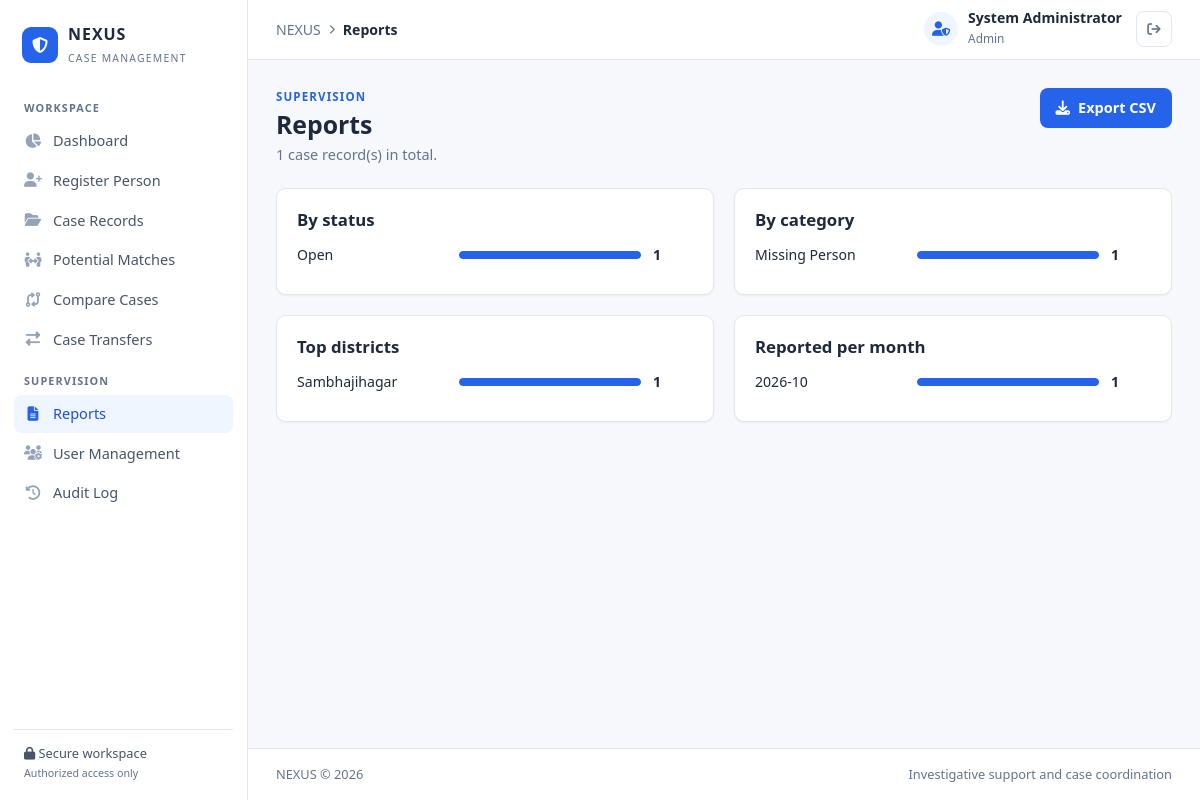
The app's page /reports (signed in) with its own data.
### tables this page shows
CREATE TABLE users (
    id INTEGER PRIMARY KEY AUTOINCREMENT,
    username TEXT NOT NULL UNIQUE,
    full_name TEXT NOT NULL,
    password_hash TEXT NOT NULL,
    role TEXT NOT NULL DEFAULT 'Officer',
    active INTEGER NOT NULL DEFAULT 1,
    must_change INTEGER NOT NULL DEFAULT 1,
    created_at TEXT NOT NULL DEFAULT CURRENT_TIMESTAMP
);

CREATE TABLE cases (
    id INTEGER PRIMARY KEY AUTOINCREMENT,
    case_number TEXT NOT NULL UNIQUE,
    case_reference TEXT,
    category TEXT NOT NULL DEFAULT 'Missing Person',
    full_name TEXT NOT NULL,
    age INTEGER,
    gender TEXT,
    height INTEGER,
    identifying_features TEXT,
    clothing TEXT,
    district TEXT NOT NULL,
    police_station TEXT,
    date_missing TEXT,
    date_reported TEXT,
    last_seen_location TEXT,
    notes TEXT,
    status TEXT NOT NULL DEFAULT 'Open',
    reported_by INTEGER REFERENCES users(id) ON DELETE SET NULL,
    created_at TEXT NOT NULL DEFAULT CURRENT_TIMESTAMP
);

### app.py (the view)
@app.route("/reports")
@roles_required("Supervisor", "Admin")
def reports():
    by_status = query("SELECT status AS label, COUNT(*) AS n FROM cases GROUP BY status ORDER BY n DESC")
    by_category = query("SELECT category AS label, COUNT(*) AS n FROM cases GROUP BY category ORDER BY n DESC")
    by_district = query("SELECT district AS label, COUNT(*) AS n FROM cases GROUP BY district ORDER BY n DESC LIMIT 10")
    by_month = query("SELECT substr(date_reported,1,7) AS label, COUNT(*) AS n FROM cases "
                     "GROUP BY label ORDER BY label DESC LIMIT 12")
    total = query("SELECT COUNT(*) FROM cases", one=True)[0]
    return render_template("reports.html", total=total, sections=[
        ("By status", by_status), ("By category", by_category),
        ("Top districts", by_district), ("Reported per month", by_month)])

### app.py (called while the page is built)
def get_db():
    if "db" not in g:
        g.db = sqlite3.connect(DATABASE)
        g.db.row_factory = sqlite3.Row
        g.db.execute("PRAGMA foreign_keys = ON")
    return g.db

def query(sql, params=(), one=False):
    rows = get_db().execute(sql, params).fetchall()
    if one:
        return rows[0] if rows else None
    return rows

def csrf_token():
    if "_csrf" not in session:
        session["_csrf"] = secrets.token_hex(16)
    return session["_csrf"]

@app.before_request
def load_user_and_protect():
    g.user = None
    if session.get("user_id"):
        user = query("SELECT * FROM users WHERE id = ? AND active = 1",
                     (session["user_id"],), one=True)
        if user:
            g.user = user
        else:
            session.clear()
    if request.method == "POST":
        sent = request.form.get("_csrf", "")
        if not sent or not secrets.compare_digest(sent, session.get("_csrf", "")):
            abort(400)
    if (g.user and g.user["must_change"]
            and request.endpoint not in {"account", "logout", "static"}):
        flash("Please set a new password before continuing.", "warning")
        return redirect(url_for("account"))

@app.after_request
def security_headers(resp):
    resp.headers.setdefault("X-Content-Type-Options", "nosniff")
    resp.headers.setdefault("X-Frame-Options", "DENY")
    resp.headers.setdefault("Referrer-Policy", "same-origin")
    resp.headers.setdefault("Cache-Control", "no-store")
    return resp

def login_required(view):
    @wraps(view)
    def wrapped(*args, **kwargs):
        if not g.user:
            flash("Please sign in to continue.", "warning")
            return redirect(url_for("login", next=request.path))
        return view(*args, **kwargs)
    return wrapped

def roles_required(*roles):
    def decorator(view):
        @wraps(view)
        @login_required
        def wrapped(*args, **kwargs):
            if g.user["role"] not in roles:
                abort(403)
            return view(*args, **kwargs)
        return wrapped
    return decorator

@app.context_processor
def inject_globals():
    return {
        "current_user": g.get("user"),
        "csrf_input": lambda: Markup(
            f'<input type="hidden" name="_csrf" value="{csrf_token()}">'),
        "STATUSES": STATUSES, "CATEGORIES": CATEGORIES, "GENDERS": GENDERS,
        "ROLES": ROLES, "MATCH_STATUSES": MATCH_STATUSES,
        "TRANSFER_REASONS": TRANSFER_REASONS,
        "year": datetime.now().year,
    }

### templates/reports.html (shortened to what this page needs)
{% extends "base.html" %}
{% block breadcrumb %}Reports{% endblock %}
{% block content %}
<section class="page-heading">
    <div>
        <div class="eyebrow">SUPERVISION</div>
        <h1>Reports</h1>
        <p>{{ total }} case record(s) in total.</p>
    </div>
    <a class="button button-primary" href="{{ url_for('export_csv') }}"><i class="fa-solid fa-download"></i> Export CSV</a>
</section>
<div class="grid-2">
    {% for title, rows in sections %}
    <section class="panel">
        <div class="section-heading"><h2>{{ title }}</h2></div>
        {% if rows %}
            {% set top = rows|map(attribute='n')|max %}
            {% for r in rows %}
            <div class="bar-row">
                <span>{{ r['label'] or '—' }}</span>
                <div class="bar-track"><div class="bar-fill" style="width: {{ (r['n'] / top * 100)|round|int }}%"></div></div>
                <strong>{{ r['n'] }}</strong>
            </div>
            {% endfor %}
        {% else %}<p class="muted">No data yet.</p>{% endif %}
    </section>
    {% endfor %}
</div>
{% endblock %}

### templates/base.html (shortened to what this page needs)
<!DOCTYPE html>
<html lang="en">
<head>
    <link rel="stylesheet" href="{{ url_for('static', filename='css/style.css') }}">
    <link rel="stylesheet" href="https://cdnjs.cloudflare.com/ajax/libs/font-awesome/6.5.2/css/all.min.css">
</head>
<body>
<div class="app-shell">
    <aside class="sidebar" id="sidebar">
        <a class="brand" href="{{ url_for('dashboard') }}">
            <span class="brand-icon"><i class="fa-solid fa-shield-halved"></i></span>
            <span><strong>NEXUS</strong><small>CASE MANAGEMENT</small></span>
        </a>
        <div class="sidebar-label">WORKSPACE</div>
        <nav class="nav-menu">
            <a href="{{ url_for('dashboard') }}" class="{{ 'active' if request.endpoint == 'dashboard' }}">
                <i class="fa-solid fa-chart-pie"></i> Dashboard</a>
            <a href="{{ url_for('new_case') }}" class="{{ 'active' if request.endpoint == 'new_case' }}">
                <i class="fa-solid fa-user-plus"></i> Register Person</a>
            <a href="{{ url_for('cases') }}" class="{{ 'active' if request.endpoint in ('cases', 'case_detail', 'edit_case') }}">
                <i class="fa-solid fa-folder-open"></i> Case Records</a>
            <a href="{{ url_for('matches') }}" class="{{ 'active' if request.endpoint == 'matches' }}">
                <i class="fa-solid fa-people-arrows-left-right"></i> Potential Matches</a>
            <a href="{{ url_for('compare') }}" class="{{ 'active' if request.endpoint == 'compare' }}">
                <i class="fa-solid fa-code-compare"></i> Compare Cases</a>
            <a href="{{ url_for('transfers') }}" class="{{ 'active' if request.endpoint == 'transfers' }}">
                <i class="fa-solid fa-right-left"></i> Case Transfers</a>
        </nav>
        {% if current_user and current_user['role'] in ('Supervisor', 'Admin') %}
        <div class="sidebar-label">SUPERVISION</div>
        <nav class="nav-menu">
            <a href="{{ url_for('reports') }}" class="{{ 'active' if request.endpoint == 'reports' }}">
                <i class="fa-solid fa-file-lines"></i> Reports</a>
            {% if current_user['role'] == 'Admin' %}
            <a href="{{ url_for('users') }}" class="{{ 'active' if request.endpoint == 'users' }}">
                <i class="fa-solid fa-users-gear"></i> User Management</a>
            <a href="{{ url_for('audit_log') }}" class="{{ 'active' if request.endpoint == 'audit_log' }}">
                <i class="fa-solid fa-clock-rotate-left"></i> Audit Log</a>
            {% endif %}
        </nav>
        {% endif %}
        <div class="sidebar-footer">
            <div><i class="fa-solid fa-lock"></i> Secure workspace</div>
            <small>Authorized access only</small>
        </div>
    </aside>
    <div class="main-area">
        <header class="topbar">
            <div class="breadcrumb">
                <span>NEXUS</span><i class="fa-solid fa-chevron-right"></i>
                <strong>{% block breadcrumb %}Dashboard{% endblock %}</strong>
            </div>
            <div class="topbar-right">
                <a class="officer-profile" href="{{ url_for('account') }}" title="Account settings">
                    <span class="avatar"><i class="fa-solid fa-user-shield"></i></span>
                    <span class="officer-info">
                        <strong>{{ current_user['full_name'] if current_user else 'Officer' }}</strong>
                        <small>{{ current_user['role'] if current_user else '' }}</small>
                    </span>
                </a>
                <form method="POST" action="{{ url_for('logout') }}">
                    <button class="icon-button" type="submit" title="Sign out" aria-label="Sign out">
                        <i class="fa-solid fa-arrow-right-from-bracket"></i>
                    </button>
                </form>
            </div>
        </header>
        <main class="page-content">
            {% block content %}{% endblock %}
        </main>
        <footer class="page-footer">
            <span>NEXUS &copy; {{ year }}</span>
            <span>Investigative support and case coordination</span>
        </footer>
    </div>
</div>
</body>
</html>

### records on screen
users: full_name "System Administrator", role "Admin"
cases: status "Open", {{ (r['n'] / top * 100)|round|int }} 100 (drawn), n "1", category "Missing Person", district "Sambhajihagar"

### other values on screen
{{ total }} "1"
{{ title }} "By status" "By category" "Top districts" "Reported per month"
{{ r['label'] or '—' }} "2026-10"
{{ r['n'] }} "1"
